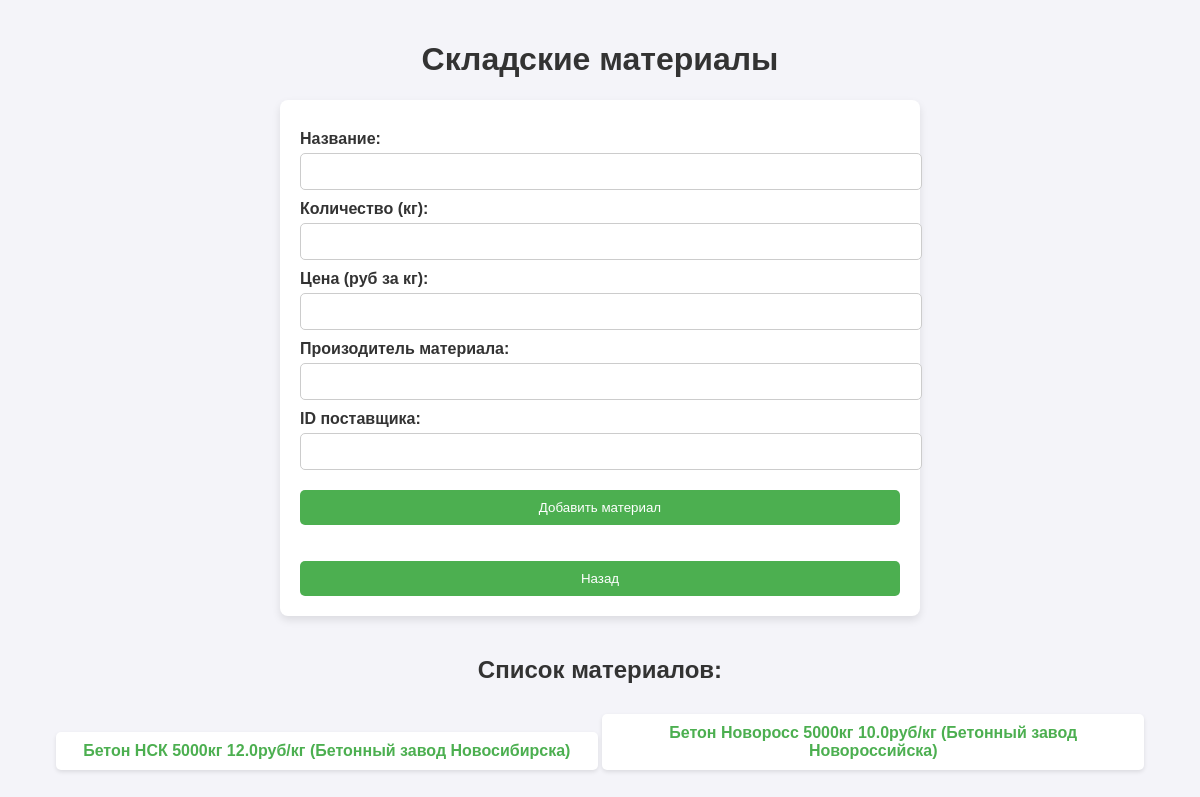
The page /materials (signed in) on the database as committed earlier.
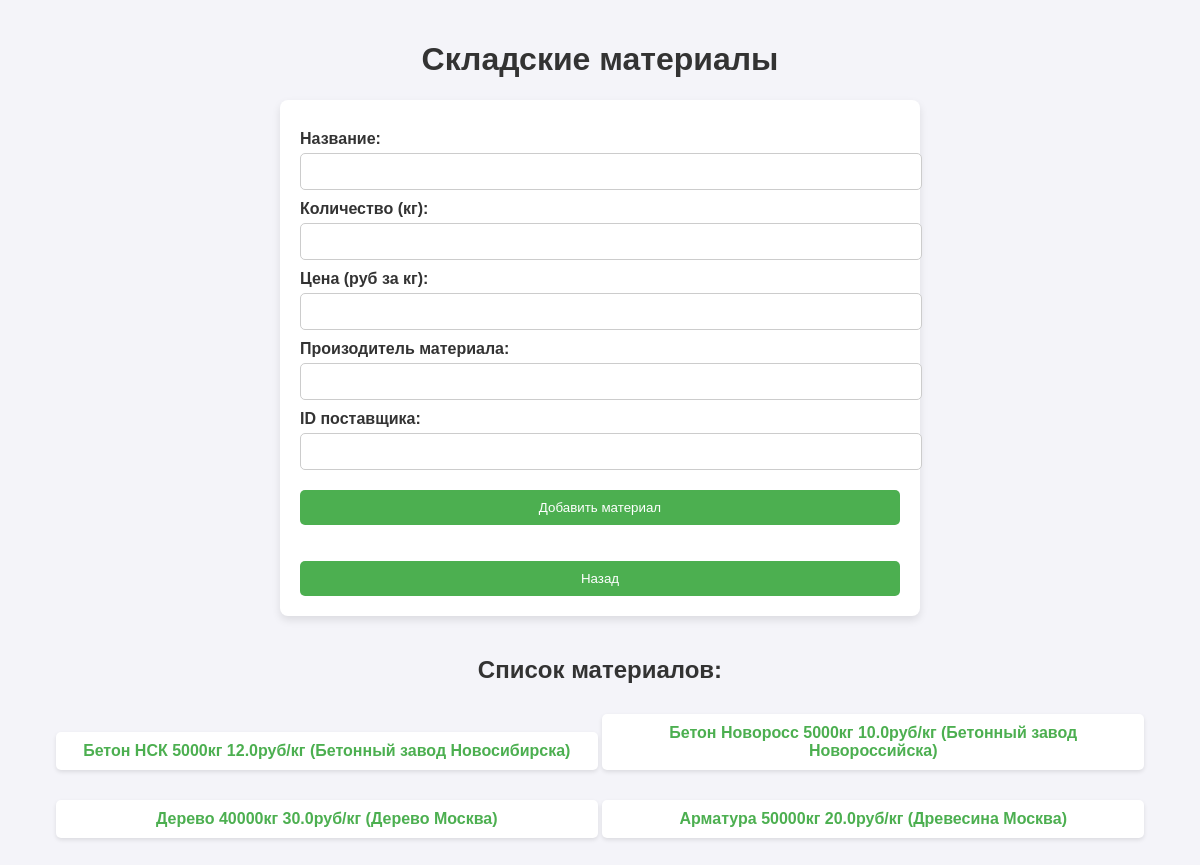
The same page on the database as committed later.
### tables this page shows
CREATE TABLE materials (
                id INTEGER PRIMARY KEY AUTOINCREMENT,
                name TEXT NOT NULL,
                quantity INTEGER NOT NULL,
                price REAL NOT NULL,
                manufacturer TEXT NOT NULL,
                supplier_id INTEGER,
                FOREIGN KEY (supplier_id) REFERENCES suppliers(id) ON DELETE SET NULL
            );

### main.py (the view, shortened to what this page needs)
@app.route("/materials", methods=["GET", "POST"])
@login_required
def manage_materials():
    materials = MaterialGateway.get_all_materials()
    return render_template("manage_materials.html", materials=materials)

### data.py (called while the page is built)
    @classmethod
    def find_by_id(cls, user_id):
        with sqlite3.connect(DB_PATH) as conn:
            cursor = conn.execute("SELECT id, username, password, desc FROM users WHERE id = ?", (user_id,))
            row = cursor.fetchone()
            if row:
                return cls(*row)
        return None

    @classmethod
    def all(cls):
        with sqlite3.connect(DB_PATH) as conn:
            cursor = conn.execute(f"SELECT * FROM {cls._table_name}")
            return [cls(*row) for row in cursor.fetchall()]

### gateway.py (called while the page is built)
    @staticmethod
    def get_all_materials():
        return Material.all()

    @staticmethod
    def find_by_id(user_id):
        return User.find_by_id(user_id)

### main.py (called while the page is built)
@login_manager.user_loader
def load_user(user_id):
    return UserGateway.find_by_id(user_id)  # Убедитесь, что метод `find_by_id` существует в классе `User`.

### templates/manage_materials.html (shortened to what this page needs)
<!DOCTYPE html>
<html lang="ru">
<head>
</head>
<body>
<h1>Складские материалы</h1>
<div class="form-container">
    <form method="POST">
        <label for="name">Название:</label>
        <input type="text" id="name" name="name" required>
        <label for="quantity">Количество (кг):</label>
        <input type="number" id="quantity" name="quantity" required>
        <label for="price">Цена (руб за кг):</label>
        <input type="number" step="0.01" id="price" name="price" required>
        <label for="manufacturer">Произодитель материала:</label>
        <input type="text" id="manufacturer" name="manufacturer" required>
        <label for="supplier_id">ID поставщика:</label>
        <input type="number" id="supplier_id" name="supplier_id" required>
        <button type="submit">Добавить материал</button>
    </form>
        <button type="submit" onclick="window.location.href='{{ url_for('index') }}'">Назад</button>
</div>
<h2>Список материалов:</h2>
<ul class="material-list">
    {% for material in materials %}
    <li>
        <a href="{{ url_for('manage_material', material_id=material.id) }}">{{ material.name }} {{ material.quantity }}кг {{ material.price }}руб/кг ({{ material.manufacturer }})</a>
    </li>
    {% endfor %}
</ul>
</body>
</html>

Rows that differ between the two databases and show on the page:
added materials: name "Дерево", quantity "40000", price "30.0", manufacturer "Дерево Москва"
added materials: name "Арматура", quantity "50000", price "20.0", manufacturer "Древесина Москва"
